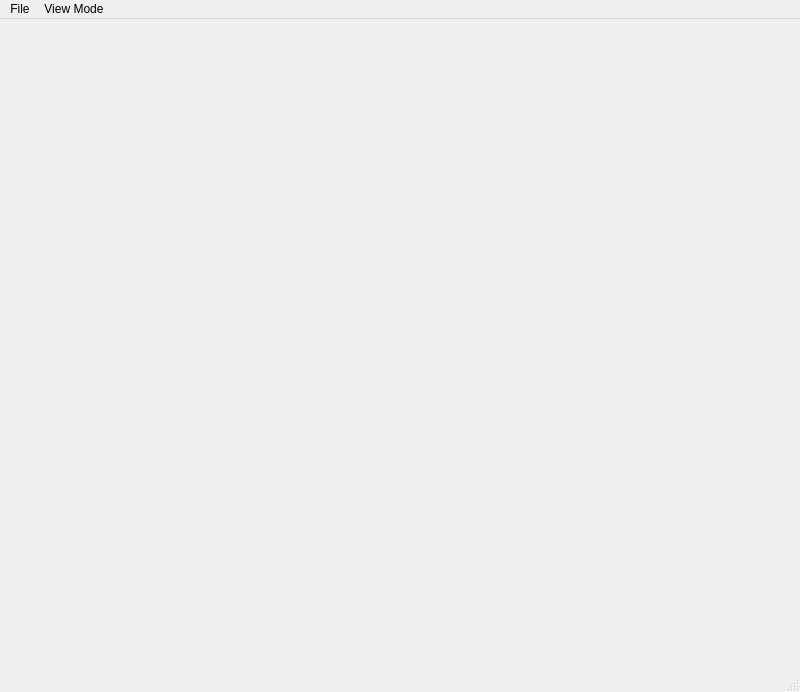
<?xml version="1.0" encoding="UTF-8"?>
<ui version="4.0">
 <class>openglviewer</class>
 <widget class="QMainWindow" name="openglviewer">
  <property name="geometry">
   <rect>
    <x>0</x>
    <y>0</y>
    <width>800</width>
    <height>692</height>
   </rect>
  </property>
  <property name="windowTitle">
   <string>MainWindow</string>
  </property>
  <widget class="QWidget" name="centralwidget">
   <widget class="QWidget" name="verticalLayoutWidget">
    <property name="geometry">
     <rect>
      <x>9</x>
      <y>9</y>
      <width>781</width>
      <height>641</height>
     </rect>
    </property>
    <layout class="QVBoxLayout" name="verticalLayout"/>
   </widget>
  </widget>
  <widget class="QMenuBar" name="menubar">
   <property name="geometry">
    <rect>
     <x>0</x>
     <y>0</y>
     <width>800</width>
     <height>21</height>
    </rect>
   </property>
   <widget class="QMenu" name="menuFile">
    <property name="title">
     <string>File</string>
    </property>
    <addaction name="actionOpen_file"/>
    <addaction name="actionOpen_3D_points"/>
   </widget>
   <widget class="QMenu" name="menuView_Mode">
    <property name="title">
     <string>View Mode</string>
    </property>
   </widget>
   <addaction name="menuFile"/>
   <addaction name="menuView_Mode"/>
  </widget>
  <widget class="QStatusBar" name="statusbar"/>
  <action name="actionOpen_file">
   <property name="text">
    <string>Open file</string>
   </property>
  </action>
  <action name="actionOpen_3D_points">
   <property name="text">
    <string>Open 3D points</string>
   </property>
  </action>
 </widget>
 <resources/>
 <connections/>
</ui>
